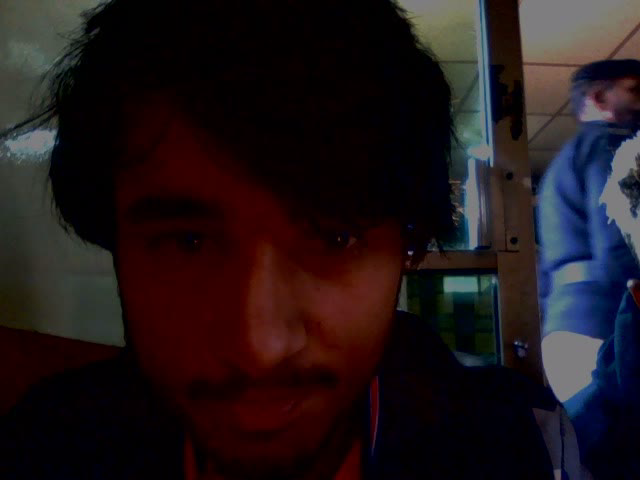
#> input picture frame 5 of my camera.mp4, 640 x 480 px, given in place of the camera
$ python cv.practice.py
#> lines starting #> are read from the running program, lines starting #| are printed output that depends on the picture; after the words box and inside, x2 and y2 are one past the last pixel; in counts of white or black regions, pixels touching at a corner belong together
import cv2 as cv
import matplotlib
from matplotlib.colors import is_color_like
from cv2 import cvtColor

cap=cv.VideoCapture(0)
width=int(cap.get(3))
hight=int(cap.get(4))
out=cv.VideoWriter('camera.mp4',cv.VideoWriter_fourcc('M','J','P','G'),30,(width,hight),isColor=False)
while cap.isOpened():
    ret,frame=cap.read()
#> frame is the input picture: shape (480, 640, 3); mean B, G, R 25.5, 22.6, 32.4
    gray_frame=cvtColor(frame,cv.COLOR_BGR2GRAY)
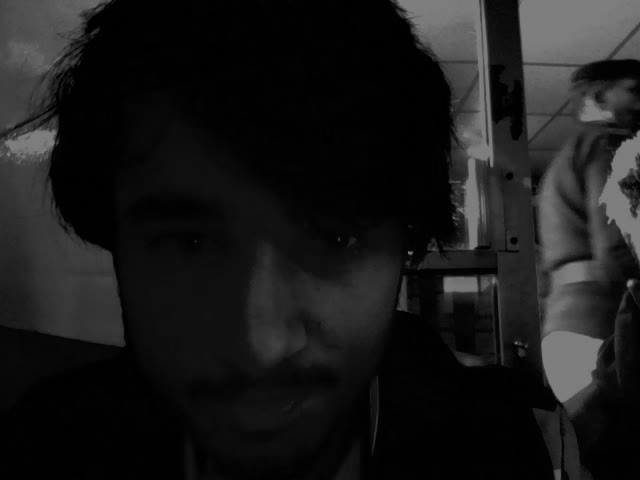
#> gray_frame: shape (480, 640); min 0, max 133, mean 25.9
    (thresh,binary_camera)=cv.threshold(gray_frame,127,255,cv.THRESH_BINARY)
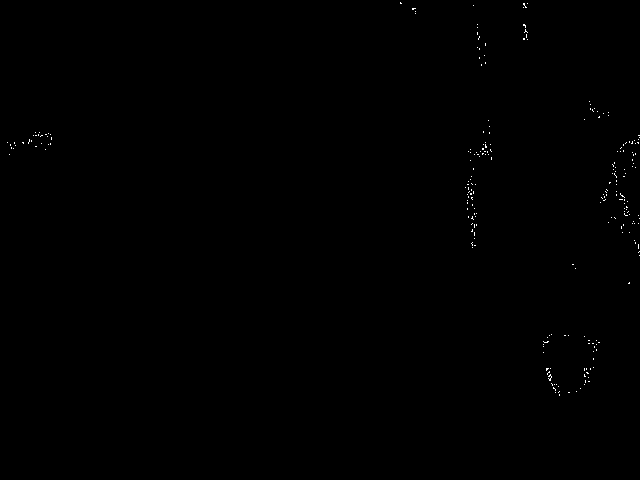
#> binary_camera: shape (480, 640); 0.16% white in thin lines or dots, all inside (x1, y1, x2, y2) = (7, 2, 640, 396)
    out.write(gray_frame)
    cv.imshow('camera',binary_camera)
    if cv.waitKey(1)& 0xff==ord('q'):
#> (key q is pressed here)
        break

cap.release()
cv.destroyAllWindows()
